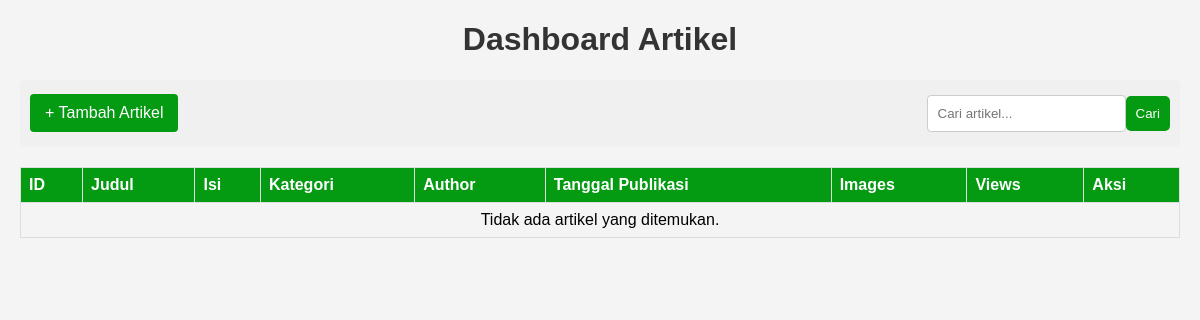
/dashboard.php, run on an earlier commit of the app's database.
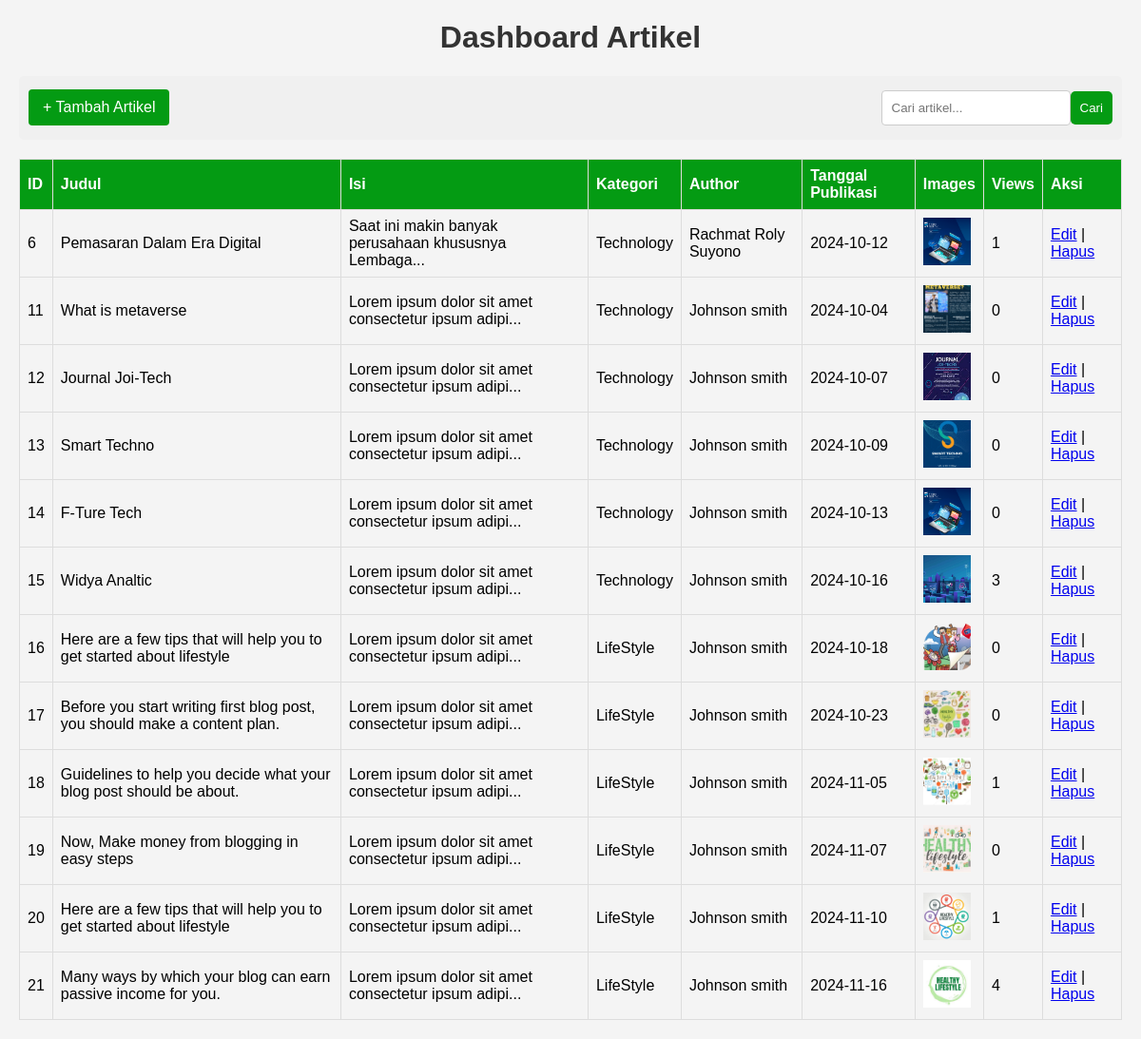
And on a later commit of the database.
### tables this page shows
CREATE TABLE `artikel` (
  `id` int(11) NOT NULL,
  `judul` varchar(250) NOT NULL,
  `isi` text NOT NULL,
  `kategori` enum('Technology','LifeStyle') NOT NULL,
  `author` varchar(250) NOT NULL,
  `tanggal_publikasi` date NOT NULL,
  `images` varchar(250) NOT NULL,
  `views` int(250) NOT NULL
);

### dashboard.php (the view, shortened to what the changed rows need)
<?php
$host = 'localhost';
$user = 'root';
$password = '';
$dbname = 'uas5a';
$conn = new mysqli($host, $user, $password, $dbname);
$action = isset($_GET['action']) ? $_GET['action'] : 'view';
$search_query = '';
$sql = "SELECT * FROM artikel" . $search_query;
$result = $conn->query($sql);
?>
<!DOCTYPE html>
<html lang="id">
<head>
    <link rel="stylesheet" href="assets/css/dashboard.css">
</head>
<body>
    <h1 style="text-align: center;">Dashboard Artikel</h1>
    <?php if ($action === 'add' || $action === 'edit'): ?>
        <h2><?= $action === 'edit' ? 'Edit Artikel' : 'Tambah Artikel Baru' ?></h2>
        <table border="1" cellpadding="10" cellspacing="0" style="width: 100%; margin-bottom: 20px;">
            <form action="dashboard.php" method="post" enctype="multipart/form-data">
                <input type="hidden" name="id" value="<?= $action === 'edit' ? $edit_row['id'] : '' ?>">
                <tr>
                    <td><label>Judul:</label></td>
                    <td><input type="text" name="judul" required style="width: 100%;" value="<?= $action === 'edit' ? htmlspecialchars($edit_row['judul']) : '' ?>"></td>
                </tr>
                <tr>
                    <td><label>Isi:</label></td>
                    <td><textarea name="isi" required style="width: 100%; height: 100px;"><?= $action === 'edit' ? htmlspecialchars($edit_row['isi']) : '' ?></textarea></td>
                </tr>
                <tr>
                    <td><label>Kategori:</label></td>
                    <td>
                        <select name="kategori" style="width: 100%;">
                            <option value="Technology" <?= ($action === 'edit' && $edit_row['kategori'] === 'Technology') ? 'selected' : '' ?>>Technology</option>
                            <option value="LifeStyle" <?= ($action === 'edit' && $edit_row['kategori'] === 'LifeStyle') ? 'selected' : '' ?>>LifeStyle</option>
                        </select>
                    </td>
                </tr>
                <tr>
                    <td><label>Author:</label></td>
                    <td><input type="text" name="author" required style="width: 100%;" value="<?= $action === 'edit' ? htmlspecialchars($edit_row['author']) : '' ?>"></td>
                </tr>
                <tr>
                    <td><label>Tanggal Publikasi:</label></td>
                    <td><input type="date" name="tanggal_publikasi" required style="width: 100%;" value="<?= $action === 'edit' ? $edit_row['tanggal_publikasi'] : '' ?>"></td>
                </tr>
                <tr>
                    <td><label>Images:</label></td>
                    <td>
                        <input type="file" name="images" style="width: 100%;">
                        <?php if ($action === 'edit'): ?>
                            <br>
                            <img src="<?= htmlspecialchars($edit_row['images']) ?>" alt="Gambar" style="width: 100px; height: auto;"/>
                            <p style="color: grey; font-style: italic;">Ini adalah gambar sebelumnya. Upload gambar baru jika ingin mengganti.</p>
                        <?php endif; ?>
                    </td>
                </tr>
                <tr>
                    <td><label>Views:</label></td>
                    <td><input type="number" name="views" required style="width: 100%;" value="<?= $action === 'edit' ? $edit_row['views'] : '' ?>"></td>
                </tr>
                <tr>
                    <td colspan="2" style="text-align: center;">
                        <input type="submit" value="<?= $action === 'edit' ? 'Update Artikel' : 'Tambah Artikel' ?>" class="btn btn-add">
                        <a href="dashboard.php" class="btn btn-back">Kembali ke Dashboard</a>
                    </td>
                </tr>
            </form>
        </table>
    <?php else: ?>
        <table border="1" cellpadding="10" cellspacing="0" style="width: 100%;">
            <thead>
                <tr>
                    <th>ID</th>
                    <th>Judul</th>
                    <th>Isi</th>
                    <th>Kategori</th>
                    <th>Author</th>
                    <th>Tanggal Publikasi</th>
                    <th>Images</th>
                    <th>Views</th>
                    <th>Aksi</th>
                </tr>
            </thead>
            <tbody>
                <?php if ($result->num_rows > 0): ?>
                    <?php while($row = $result->fetch_assoc()): ?>
                        <tr>
                            <td><?= $row['id'] ?></td>
                            <td><?= htmlspecialchars($row['judul']) ?></td>
                            <td><?= substr(htmlspecialchars($row['isi']), 0, 50) . '...' ?></td>
                            <td><?= $row['kategori'] ?></td>
                            <td><?= htmlspecialchars($row['author']) ?></td>
                            <td><?= $row['tanggal_publikasi'] ?></td>
                            <td><img src="<?= htmlspecialchars($row['images']) ?>" alt="Gambar" style="width: 50px; height: 50px; object-fit: cover;"></td>
                            <td><?= $row['views'] ?></td>
                            <td>
                                <a href="dashboard.php?action=edit&id=<?= $row['id'] ?>">Edit</a> |
                                <a href="dashboard.php?action=delete&id=<?= $row['id'] ?>" onclick="return confirm('Apakah Anda yakin ingin menghapus artikel ini?')">Hapus</a>
                            </td>
                        </tr>
                    <?php endwhile; ?>
                <?php else: ?>
                    <tr>
                        <td colspan="9" style="text-align: center;">Tidak ada artikel yang ditemukan.</td>
                    </tr>
                <?php endif; ?>
            </tbody>
        </table>
    <?php endif; ?>
</body>
</html>

What changed in the data, as far as the page shows it:
added artikel: id "6", judul "Pemasaran Dalam Era Digital", isi "Saat ini makin banyak perusahaan khususnya Lembaga", kategori "Technology", author "Rachmat Roly Suyono", tanggal_publikasi "2024-10-12", images (picture), views "1"
added artikel: id "11", judul "What is metaverse", isi "Lorem ipsum dolor sit amet consectetur ipsum adipi", kategori "Technology", author "Johnson smith", tanggal_publikasi "2024-10-04", images (picture), views "0"
added artikel: id "12", judul "Journal Joi-Tech", isi "Lorem ipsum dolor sit amet consectetur ipsum adipi", kategori "Technology", author "Johnson smith", tanggal_publikasi "2024-10-07", images (picture), views "0"
added artikel: id "13", judul "Smart Techno", isi "Lorem ipsum dolor sit amet consectetur ipsum adipi", kategori "Technology", author "Johnson smith", tanggal_publikasi "2024-10-09", images (picture), views "0"
added artikel: id "14", judul "F-Ture Tech", isi "Lorem ipsum dolor sit amet consectetur ipsum adipi", kategori "Technology", author "Johnson smith", tanggal_publikasi "2024-10-13", images (picture), views "0"
added artikel: id "15", judul "Widya Analtic", isi "Lorem ipsum dolor sit amet consectetur ipsum adipi", kategori "Technology", author "Johnson smith", tanggal_publikasi "2024-10-16", images (picture), views "3"
added artikel: id "16", judul "Here are a few tips that will help you to get started about lifestyle", isi "Lorem ipsum dolor sit amet consectetur ipsum adipi", kategori "LifeStyle", author "Johnson smith", tanggal_publikasi "2024-10-18", images (picture), views "0"
added artikel: id "17", judul "Before you start writing first blog post, you should make a content plan.", isi "Lorem ipsum dolor sit amet consectetur ipsum adipi", kategori "LifeStyle", author "Johnson smith", tanggal_publikasi "2024-10-23", images (picture), views "0"
added artikel: id "18", judul "Guidelines to help you decide what your blog post should be about.", isi "Lorem ipsum dolor sit amet consectetur ipsum adipi", kategori "LifeStyle", author "Johnson smith", tanggal_publikasi "2024-11-05", images (picture), views "1"
added artikel: id "19", judul "Now, Make money from blogging in easy steps", isi "Lorem ipsum dolor sit amet consectetur ipsum adipi", kategori "LifeStyle", author "Johnson smith", tanggal_publikasi "2024-11-07", images (picture), views "0"
added artikel: id "20", judul "Here are a few tips that will help you to get started about lifestyle", isi "Lorem ipsum dolor sit amet consectetur ipsum adipi", kategori "LifeStyle", author "Johnson smith", tanggal_publikasi "2024-11-10", images (picture), views "1"
added artikel: id "21", judul "Many ways by which your blog can earn passive income for you.", isi "Lorem ipsum dolor sit amet consectetur ipsum adipi", kategori "LifeStyle", author "Johnson smith", tanggal_publikasi "2024-11-16", images (picture), views "4"
Also different on the page:
text no longer shown: "Tidak ada artikel yang ditemukan."
